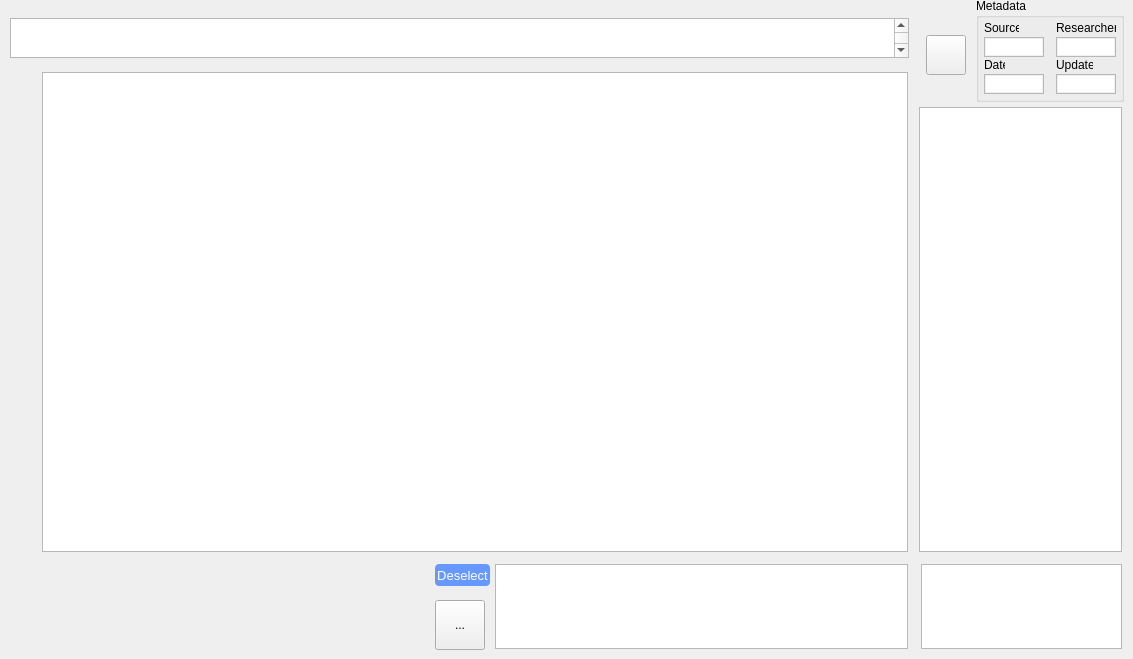
        <widget class="QWidget" name="datasets">
         <attribute name="title">
          <string>Datasets</string>
         </attribute>
         <widget class="QGroupBox" name="dMetadataBox">
          <property name="geometry">
           <rect>
            <x>976</x>
            <y>-2</y>
            <width>148</width>
            <height>104</height>
           </rect>
          </property>
          <property name="sizePolicy">
           <sizepolicy hsizetype="Fixed" vsizetype="Fixed">
            <horstretch>0</horstretch>
            <verstretch>0</verstretch>
           </sizepolicy>
          </property>
          <property name="styleSheet">
           <string notr="true">QPlainTextEdit {
    font-size: 9;
    border-radius: 0pts;
    max-height: 16px;
    min-width: 45px;
    min-height: 16px;
    padding: 1px;
}</string>
          </property>
          <property name="title">
           <string>Metadata</string>
          </property>
          <widget class="QLabel" name="dLabelSource">
           <property name="geometry">
            <rect>
             <x>8</x>
             <y>22</y>
             <width>35</width>
             <height>16</height>
            </rect>
           </property>
           <property name="font">
            <font>
             <family>Arial</family>
             <pointsize>9</pointsize>
             <bold>false</bold>
            </font>
           </property>
           <property name="text">
            <string>Source</string>
           </property>
          </widget>
          <widget class="QLabel" name="dLabelDate">
           <property name="geometry">
            <rect>
             <x>8</x>
             <y>59</y>
             <width>21</width>
             <height>16</height>
            </rect>
           </property>
           <property name="font">
            <font>
             <family>Arial</family>
             <pointsize>9</pointsize>
             <bold>false</bold>
            </font>
           </property>
           <property name="text">
            <string>Date</string>
           </property>
          </widget>
          <widget class="QLabel" name="dLabelResearcher">
           <property name="geometry">
            <rect>
             <x>80</x>
             <y>22</y>
             <width>60</width>
             <height>16</height>
            </rect>
           </property>
           <property name="font">
            <font>
             <family>Arial</family>
             <pointsize>9</pointsize>
             <bold>false</bold>
            </font>
           </property>
           <property name="text">
            <string>Researcher</string>
           </property>
          </widget>
          <widget class="QLabel" name="dLabelUpdated">
           <property name="geometry">
            <rect>
             <x>80</x>
             <y>59</y>
             <width>37</width>
             <height>16</height>
            </rect>
           </property>
           <property name="font">
            <font>
             <family>Arial</family>
             <pointsize>9</pointsize>
             <bold>false</bold>
            </font>
           </property>
           <property name="text">
            <string>Updated</string>
           </property>
          </widget>
          <widget class="QPlainTextEdit" name="dSource">
           <property name="geometry">
            <rect>
             <x>8</x>
             <y>39</y>
             <width>60</width>
             <height>18</height>
            </rect>
           </property>
           <property name="font">
            <font>
             <pointsize>9</pointsize>
             <italic>false</italic>
             <bold>false</bold>
            </font>
           </property>
           <property name="toolTip">
            <string>original speaker source</string>
           </property>
           <property name="verticalScrollBarPolicy">
            <enum>Qt::ScrollBarAlwaysOff</enum>
           </property>
           <property name="horizontalScrollBarPolicy">
            <enum>Qt::ScrollBarAlwaysOff</enum>
           </property>
          </widget>
          <widget class="QPlainTextEdit" name="dResearcher">
           <property name="geometry">
            <rect>
             <x>80</x>
             <y>39</y>
             <width>60</width>
             <height>18</height>
            </rect>
           </property>
           <property name="font">
            <font>
             <pointsize>9</pointsize>
             <italic>false</italic>
             <bold>false</bold>
            </font>
           </property>
           <property name="toolTip">
            <string>person who collected form</string>
           </property>
           <property name="verticalScrollBarPolicy">
            <enum>Qt::ScrollBarAlwaysOff</enum>
           </property>
           <property name="horizontalScrollBarPolicy">
            <enum>Qt::ScrollBarAlwaysOff</enum>
           </property>
          </widget>
          <widget class="QPlainTextEdit" name="dDate">
           <property name="geometry">
            <rect>
             <x>8</x>
             <y>76</y>
             <width>60</width>
             <height>18</height>
            </rect>
           </property>
           <property name="font">
            <font>
             <pointsize>8</pointsize>
             <italic>false</italic>
             <bold>false</bold>
            </font>
           </property>
           <property name="toolTip">
            <string>date collected. yyyy–MM–dd 
format recommended</string>
           </property>
           <property name="verticalScrollBarPolicy">
            <enum>Qt::ScrollBarAlwaysOff</enum>
           </property>
           <property name="horizontalScrollBarPolicy">
            <enum>Qt::ScrollBarAlwaysOff</enum>
           </property>
          </widget>
          <widget class="QPlainTextEdit" name="dUpdated">
           <property name="geometry">
            <rect>
             <x>80</x>
             <y>76</y>
             <width>60</width>
             <height>18</height>
            </rect>
           </property>
           <property name="font">
            <font>
             <pointsize>8</pointsize>
             <italic>false</italic>
             <bold>false</bold>
            </font>
           </property>
           <property name="toolTip">
            <string>date last updated</string>
           </property>
           <property name="verticalScrollBarPolicy">
            <enum>Qt::ScrollBarAlwaysOff</enum>
           </property>
           <property name="horizontalScrollBarPolicy">
            <enum>Qt::ScrollBarAlwaysOff</enum>
           </property>
           <property name="readOnly">
            <bool>true</bool>
           </property>
          </widget>
         </widget>
         <widget class="QListView" name="dDataNav">
          <property name="geometry">
           <rect>
            <x>919</x>
            <y>107</y>
            <width>203</width>
            <height>445</height>
           </rect>
          </property>
          <property name="toolTip">
           <string>list of texts</string>
          </property>
          <property name="horizontalScrollBarPolicy">
           <enum>Qt::ScrollBarAlwaysOff</enum>
          </property>
          <property name="alternatingRowColors">
           <bool>true</bool>
          </property>
         </widget>
         <widget class="QPlainTextEdit" name="dKeywords">
          <property name="geometry">
           <rect>
            <x>921</x>
            <y>564</y>
            <width>201</width>
            <height>85</height>
           </rect>
          </property>
          <property name="toolTip">
           <string>keywords</string>
          </property>
         </widget>
         <widget class="QTextEdit" name="dNotes">
          <property name="geometry">
           <rect>
            <x>495</x>
            <y>564</y>
            <width>413</width>
            <height>85</height>
           </rect>
          </property>
         </widget>
         <widget class="QTextEdit" name="dData">
          <property name="geometry">
           <rect>
            <x>42</x>
            <y>72</y>
            <width>866</width>
            <height>480</height>
           </rect>
          </property>
         </widget>
         <widget class="QToolButton" name="dNewDsetBtn">
          <property name="geometry">
           <rect>
            <x>926</x>
            <y>35</y>
            <width>40</width>
            <height>40</height>
           </rect>
          </property>
          <property name="font">
           <font>
            <pointsize>18</pointsize>
            <italic>false</italic>
            <bold>false</bold>
           </font>
          </property>
          <property name="toolTip">
           <string>add new dataset</string>
          </property>
          <property name="text">
           <string/>
          </property>
         </widget>
         <widget class="QPushButton" name="dResetBtn">
          <property name="geometry">
           <rect>
            <x>435</x>
            <y>564</y>
            <width>55</width>
            <height>22</height>
           </rect>
          </property>
          <property name="minimumSize">
           <size>
            <width>55</width>
            <height>22</height>
           </size>
          </property>
          <property name="maximumSize">
           <size>
            <width>55</width>
            <height>22</height>
           </size>
          </property>
          <property name="font">
           <font>
            <family>Arial</family>
            <pointsize>10</pointsize>
            <bold>false</bold>
           </font>
          </property>
          <property name="toolTip">
           <string>Remove highlighting from search results.</string>
          </property>
          <property name="styleSheet">
           <string notr="true">QToolButton {
    background: auto;
    min-width: 16px;
	min-height: 16px;
    max-width: 16px;
	max-height: 16px;
}

QPushButton {
     border: 0px solid black;
     border-radius: 4px;
     min-width: 55px;
	 min-height: 22px;
     max-width: 55px;
	 max-height: 22px;
	background: #6698FF;
	color: white;    
    	padding: 0 0 0 0;
    	margin: 0 0 0 0;
}

QPushButton:pressed {
	background: #1E90FF;
	border: 2px outset #1E90FF;
}
</string>
          </property>
          <property name="text">
           <string>Deselect</string>
          </property>
         </widget>
         <widget class="QTextEdit" name="dTitle">
          <property name="geometry">
           <rect>
            <x>10</x>
            <y>18</y>
            <width>899</width>
            <height>40</height>
           </rect>
          </property>
          <property name="font">
           <font>
            <pointsize>24</pointsize>
           </font>
          </property>
          <property name="toolTip">
           <string>name of dataset</string>
          </property>
          <property name="html">
           <string>&lt;!DOCTYPE HTML PUBLIC &quot;-//W3C//DTD HTML 4.0//EN&quot; &quot;http://www.w3.org/TR/REC-html40/strict.dtd&quot;&gt;
&lt;html&gt;&lt;head&gt;&lt;meta name=&quot;qrichtext&quot; content=&quot;1&quot; /&gt;&lt;meta charset=&quot;utf-8&quot; /&gt;&lt;style type=&quot;text/css&quot;&gt;
p, li { white-space: pre-wrap; }
hr { height: 1px; border-width: 0; }
li.unchecked::marker { content: &quot;\2610&quot;; }
li.checked::marker { content: &quot;\2612&quot;; }
&lt;/style&gt;&lt;/head&gt;&lt;body style=&quot; font-family:'.AppleSystemUIFont'; font-size:24pt; font-weight:400; font-style:normal;&quot;&gt;
&lt;p style=&quot;-qt-paragraph-type:empty; margin-top:0px; margin-bottom:0px; margin-left:0px; margin-right:0px; -qt-block-indent:0; text-indent:0px;&quot;&gt;&lt;br /&gt;&lt;/p&gt;&lt;/body&gt;&lt;/html&gt;</string>
          </property>
         </widget>
         <widget class="QToolButton" name="dAdvancedSearchBtn">
          <property name="geometry">
           <rect>
            <x>435</x>
            <y>600</y>
            <width>50</width>
            <height>50</height>
           </rect>
          </property>
          <property name="toolTip">
           <string>open advanced search form</string>
          </property>
          <property name="text">
           <string>...</string>
          </property>
         </widget>
        </widget>
